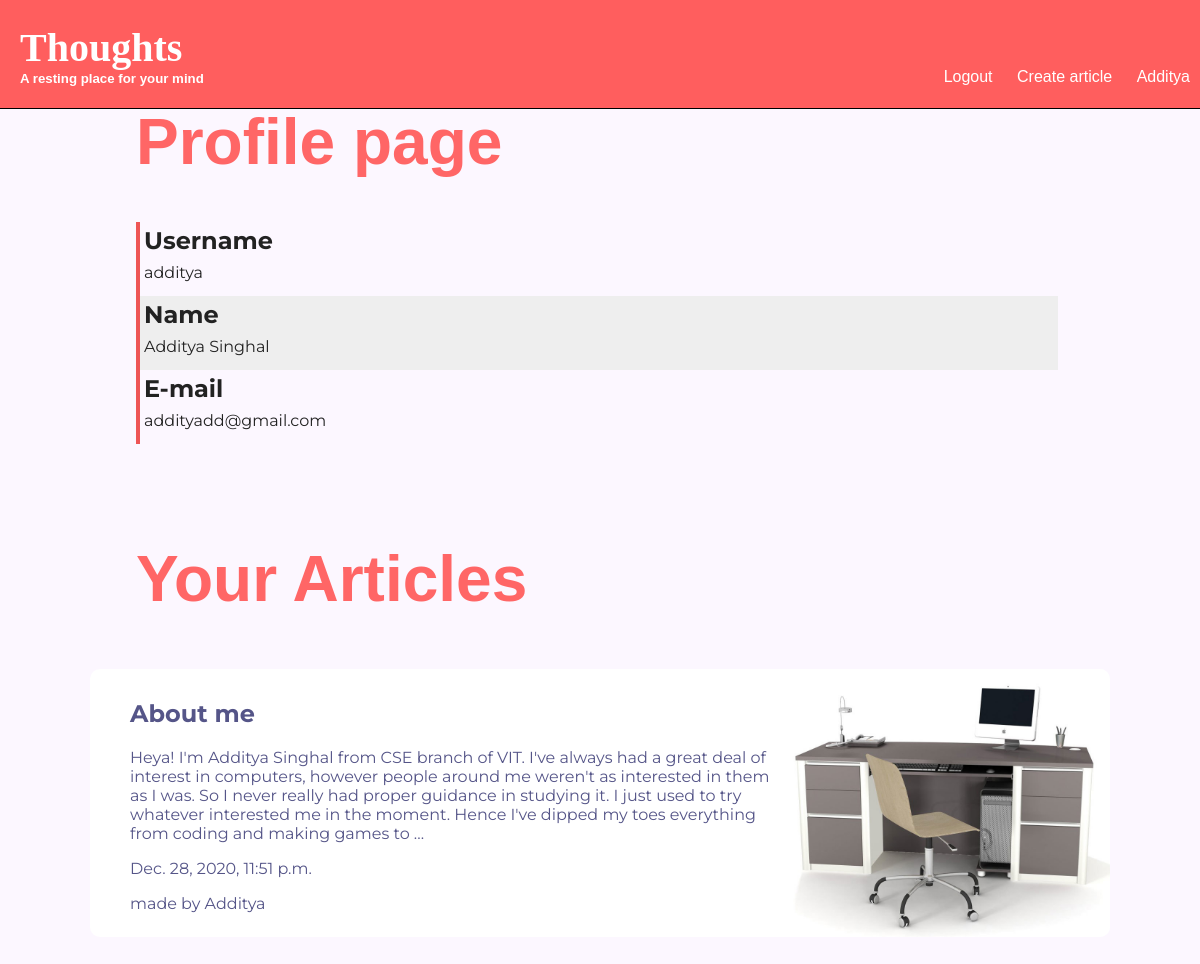
/accounts/profile/ (signed in), run on the app's committed database.
### articles/models.py (models this page shows, shortened)
class Article(models.Model):
	def_ups = {'upvoters': []}
	j_ups = json.dumps(def_ups)
	title = models.CharField(max_length=80)
	body = models.TextField()
	date = models.DateTimeField(auto_now_add=True)
	slug = models.SlugField()
	author = models.ForeignKey(User, default=None, on_delete=models.CASCADE)
	media = models.ImageField(default='default.jpg', blank=True)
	upvotes = models.TextField(default=j_ups)
	def preview(self):
		maxchar = 350
		return self.body[:maxchar] + "..." if len(self.body) > maxchar else self.body

### accounts/views.py (the view)
# urls.py: path('profile/', views.profile_view, name = "profile"),
@login_required(login_url = 'accounts:signin')
def profile_view(request):
	user = request.user
	my_articles = Article.objects.filter(author=user)
	if user.is_authenticated:
		return render(request, 'accounts/profile.html', {'my_articles':my_articles})

### accounts/templates/accounts/profile.html
{% extends 'basetemp.html' %}
{% block content %}
<div class="profile">
	<h1 class="page-title">
		Profile page
	</h1>
	<div style="margin-left: 8vw; font-family: Montserrat;border-left: 4px #E55 solid;">
		<div class="row-grid low-padding">
			<h2>Username</h2>
			<p>{{ user.username }}</p>
		</div>
		<div class="row-grid low-padding" style="background-color:#EEE;">
			<h2>Name</h2>
			<p>{{ user.first_name }} {{ user.last_name }}</p>
		</div>
		<div class="row-grid low-padding">
			<h2>E-mail</h2>
			<p>{{ user.email }}</p>
		</div>
	</div>
	<br>
	<h2 class="page-title">
		Your Articles
	</h2>
	<div style="margin: 50px;">
		{% for article in my_articles %}
			<a href="{% url 'articles:detail' slug=article.slug %}">
				<div class="article-preview">
					<div class="top-pad">
						<h2>
							{{article.title}}
						</h2>
						<p>{{article.preview}}</p>
						<p>{{article.date}}</p>
						<p> made by {{article.author.first_name}}</p>
					</div>
					<img src="{{ article.media.url }}">
				</div>
			</a>
		{% empty %}
		Bhai article banao
		{% endfor %}
	</div>
</div>
{% endblock %}

### templates/basetemp.html (shortened to what this page needs)
{% load static %}
<!DOCTYPE html>
<html>
<head>
	<link rel="stylesheet" type="text/css" href="{% static 'styles.css' %}">
</head>
<body>
	<header class="navbar">
		<div class='logo'>
			<a href="{% url 'articles:list' %}">
				<h1 class="heading">Thoughts</h1>
				<h5 class="slogan">A resting place for your mind</h5>
			</a>
		</div>
		<nav class="right">
			<ul>
				{% if user.is_authenticated %}
				<li>
					<a href="{% url 'accounts:logout' %}">Logout</a>
				</li>
				<li>
					<a href="{% url 'articles:create' %}">Create article</a>
				</li>
				<li>
					<a href="{% url 'accounts:profile' %}">{{ user.first_name }}</a>
				</li>
				{% endif %}
			</ul>
		</nav>
	</header>
	<div class='base'>
		{% block content %}
		{% endblock%}
	</div>
</body>
</html>

### assets/styles.css (style rules this page uses)
body { background-color: #fcf7ff; background-repeat: no-repeat; color: #222; margin: 0px; margin-top: 105px; }
a, a:hover, a:visited { color: #fff; text-decoration: none; }
.page-title { color: #F66; font-family: Helvetica; font-size: 8vh; margin-left: 8vw; margin-top: 10vh; }
.navbar { padding: 0px 20px; background-color: #ff5e5e; border-bottom: 1px solid black; display: grid; grid-template-columns: 1fr 1fr; justify-items: center; font-family: Helvetica; position: fixed; top: 0; width: 100%; z-index: 999 }
.logo { justify-self: left; }
.heading { margin-bottom: 0px; margin-top: 3vh; font-size: 5vh; font-family: 'Gill sans'; color: white; }
.slogan { margin-top: 0px; color: white; }
nav { position: absolute; bottom: 6px; right: 40px; }
nav li { display: inline-block; margin: 0px 10px; }
.row-grid { display: grid; grid-template-rows: 1fr 1fr; width: 90%; }
.article-preview { padding-left: 40px; border-radius: 10px; display: grid; grid-template-columns: 2fr 1fr; margin: 30px 0px; background-color: #FFF; }
.article-preview img { max-width: 100%; border-radius: 10px; }
.article-preview * { color: #558; font-family: Montserrat; }
.low-padding * { margin: 4px; }
.top-pad { padding-top: 10px; }
.profile { margin: 40px; }

### data on the page
Article: title "About me", preview "Heya! I'm Additya Singhal from CSE branch of VIT. I've always had a great deal of interest in computers, however people around me weren't as interested in them as I was. So I never really had proper guidance in studying it. I just used to try whatever interested me in the moment. Hence I've dipped my toes everything from coding and making games to ...", date "Dec. 28, 2020, 11:51 p.m.", author.first_name "Additya", media (picture)

### other printed values
{{ user.first_name }} "Additya"
{{ user.username }} "additya"
{{ user.last_name }} "Singhal"
{{ user.email }} "addityadd@gmail.com"
